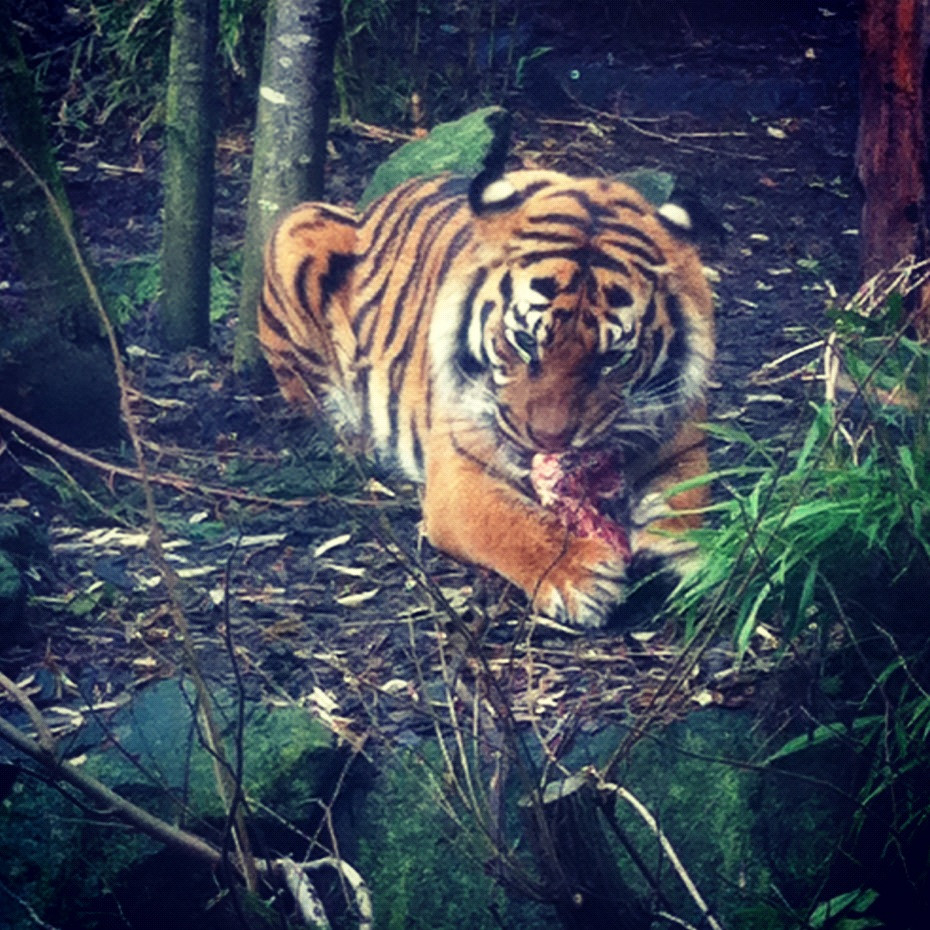
#> input picture train_classifier/tigers/images/tiger017.jpg, 930 x 930 px, given in place of tiger017.jpgtiger002.jpg, which was not available
$ python tiger_detector.py --path images/tiger017.jpg
#> lines starting #> are read from the running program, lines starting #| are printed output that depends on the picture; after the words box and inside, x2 and y2 are one past the last pixel; in counts of white or black regions, pixels touching at a corner belong together; pictures that were not available may be replaced by others from this repository, and a replacement may not be noted
import argparse
import cv2

ap = argparse.ArgumentParser()
ap.add_argument("-p", "--path", required=True, help="path to the input image")
ap.add_argument("-c", "--cascade", default="cascade.xml", help="path to cat detector haar cascade")
args = vars(ap.parse_args())

path = args["path"]

for i in range(2, 652):
    if i < 10:
        zeros = "00"
    elif i < 100:
        zeros = "0"
    else:
        zeros = ""
    full_path = path + "tiger" + zeros + str(i) + ".jpg"
    image = cv2.imread(full_path)
#> image is the input picture: shape (930, 930, 3); mean B, G, R 85.6, 72.3, 65.9
    gray = cv2.cvtColor(image, cv2.COLOR_BGR2GRAY)
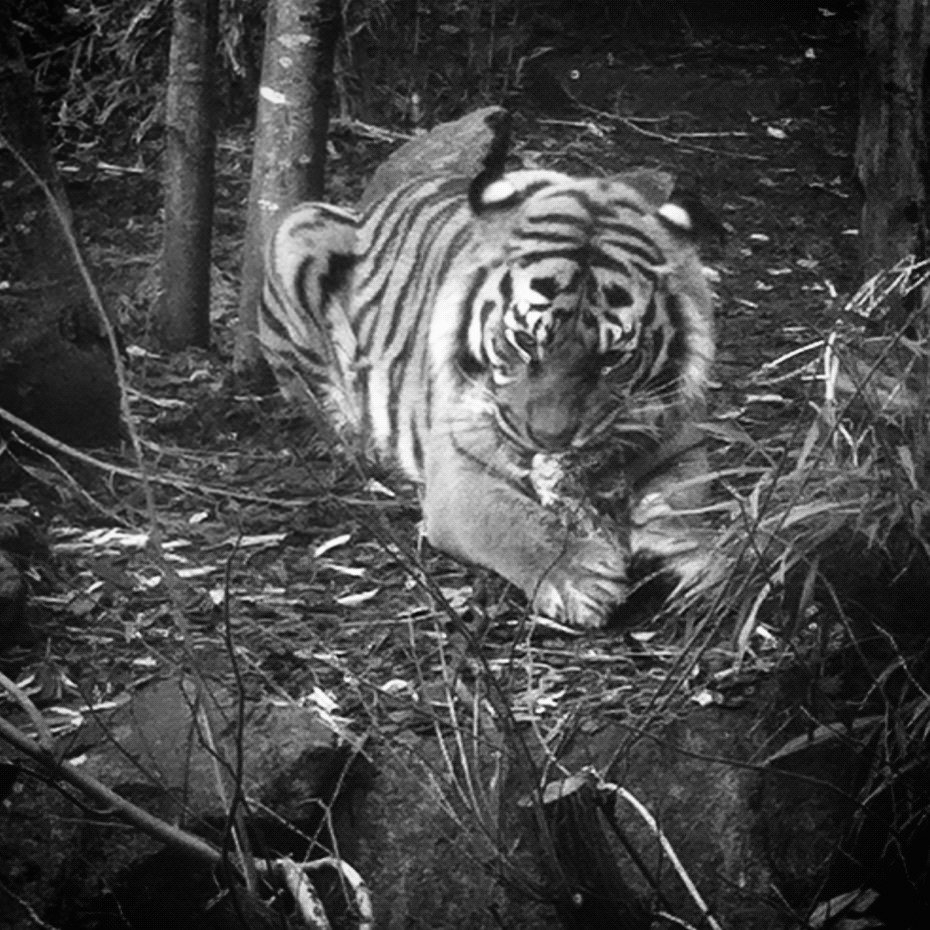
#> gray: shape (930, 930); min 2, max 253, mean 71.9

    detector = cv2.CascadeClassifier(args["cascade"])
    rects = detector.detectMultiScale(gray, scaleFactor=2.5, minNeighbors=15, minSize=(100, 100))
#> rects = [[388, 163, 375, 375]]

    for (i, (x, y, w, h)) in enumerate(rects):
        cv2.rectangle(image, (x, y), (x + w, y + h), (0, 0, 255), 2)
        cv2.putText(image, "Cat #{}".format(i + 1), (x, y - 10), cv2.FONT_HERSHEY_SIMPLEX, 0.55, (0, 0, 255), 2)
#> this loop made 1 pass
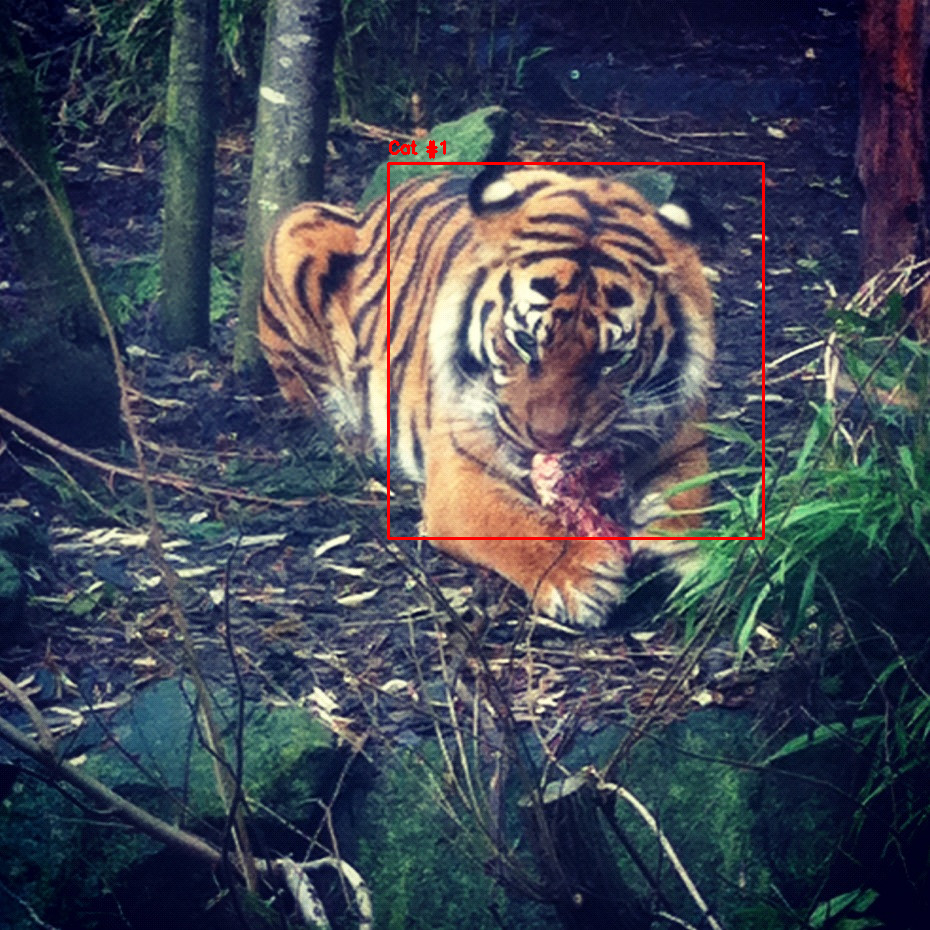
#> image: shape (930, 930, 3); 0.57% of pixels changed, all inside (x1, y1, x2, y2) = (387, 140, 765, 540)

    cv2.imshow("Cat Faces", image)
    cv2.waitKey(0)
#> pass 2 of the loop `for i in range(2, 652):`:
#> full_path = 'images/tiger017.jpgtiger003.jpg'
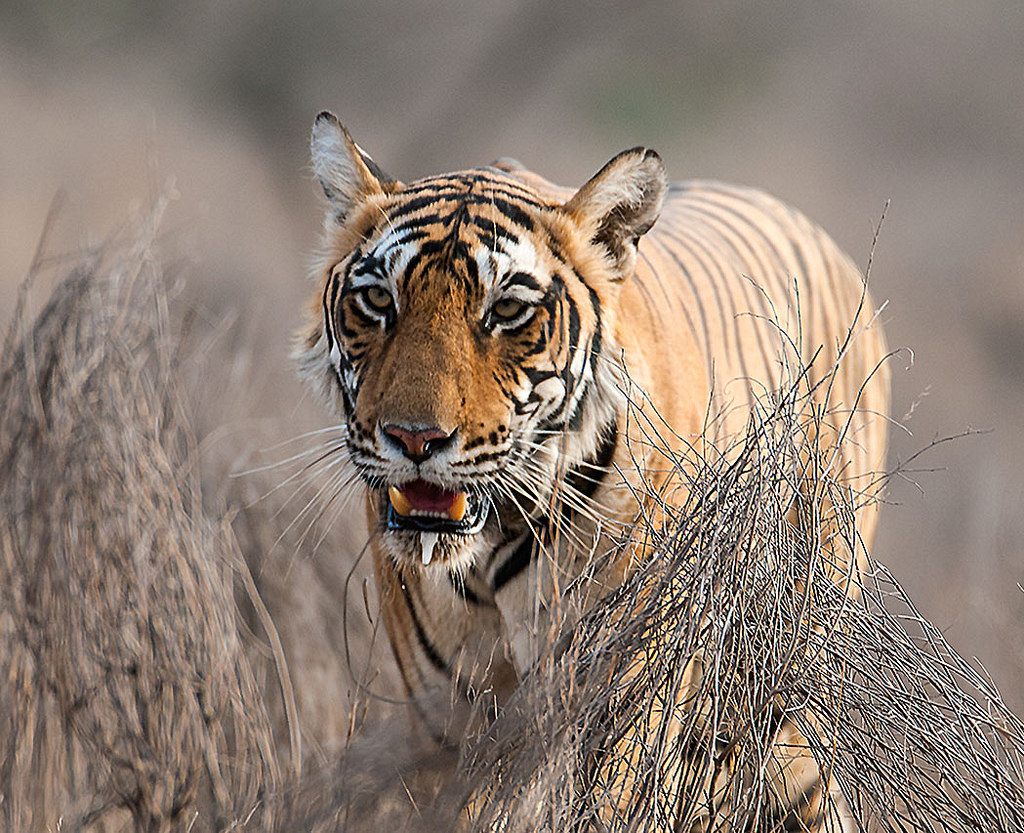
#> input picture train_classifier/tigers/images/tiger021.jpg, 1024 x 833 px, given in place of tiger017.jpgtiger003.jpg, which was not available
#> image is the input picture: shape (833, 1024, 3); mean B, G, R 115.1, 126.6, 141.7
#> `gray = cv2.cvtColor(image, cv2.COLOR_BGR2GRAY)`:
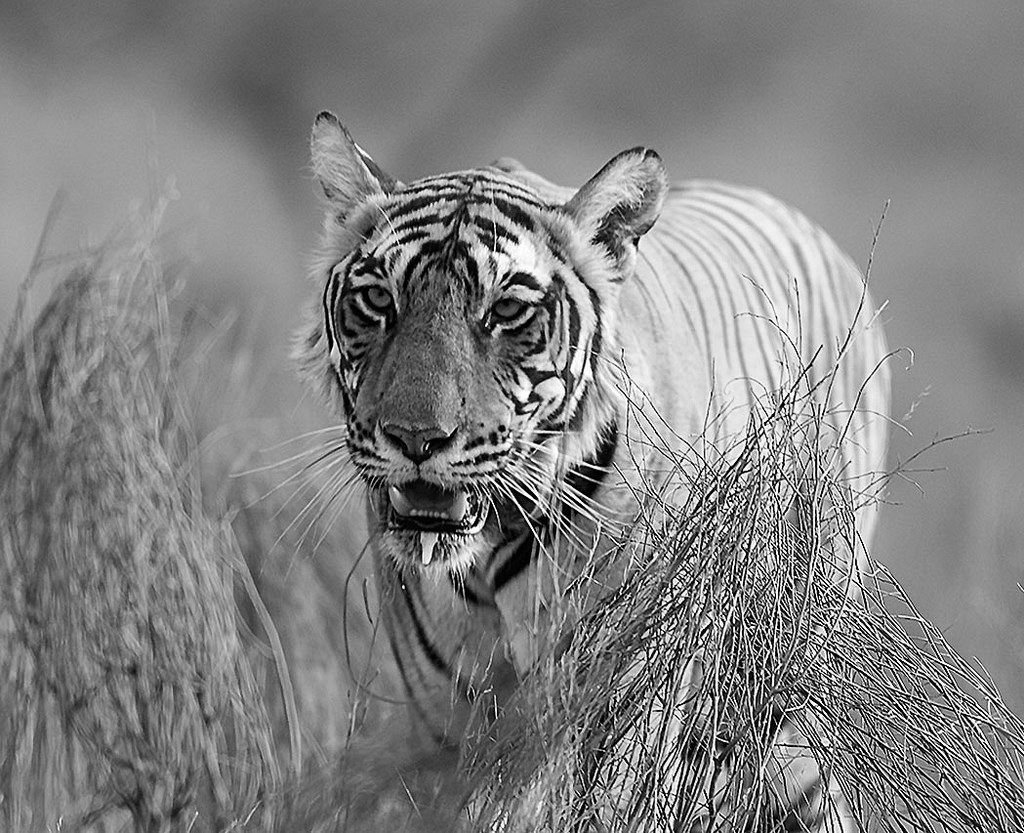
#> gray: shape (833, 1024); min 0, max 255, mean 129.8
#> rects = [[446, 240, 150, 150], [247, 108, 375, 375]]
#> the loop `for (i, (x, y, w, h)) in enumerate(rects):` made 2 passes
#> after the loop `for (i, (x, y, w, h)) in enumerate(rects):`:
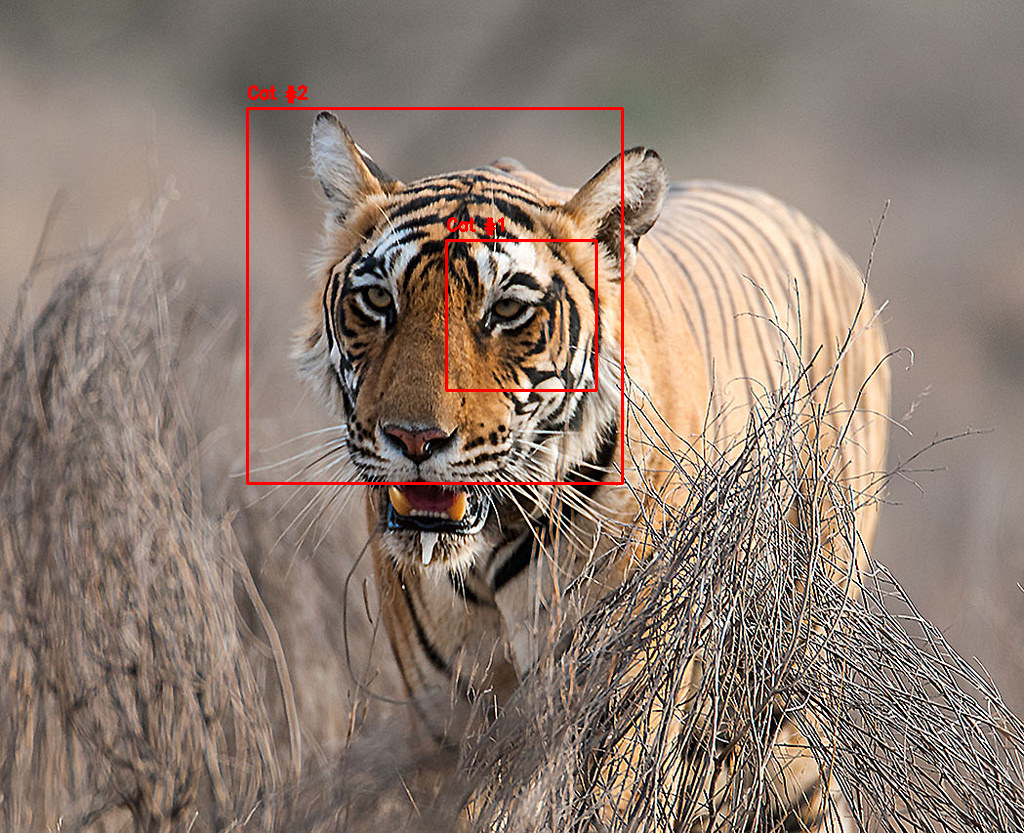
#> image: shape (833, 1024, 3); 0.84% of pixels changed, all inside (x1, y1, x2, y2) = (246, 85, 624, 485)
#> (the run stopped early here; a loop or call above may not have finished)
